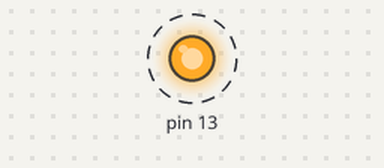
The sketch below on a simulated Arduino Uno, built with avr-gcc and run on an emulated ATmega328P. On the bench: output pins drawn as LEDs (lit = HIGH). Dashed ring = blinking.

Above: at 0.16 s.
Timing chart, 0 to 3.0 s (numbered marks = the images above):
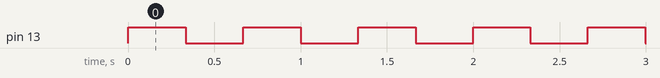

Measured:
- by itself, pin 13: alternates HIGH for 0.33 s and LOW for 0.33 s

The sketch:

SimpleBlink.ino
```cpp
// Simple program to verify that an Arduino is working
void setup()
{
  pinMode(13,OUTPUT);
}
void loop()
{
  digitalWrite(13, 1);
  delay(333);
  digitalWrite(13,0);
  delay(333);
}
```
